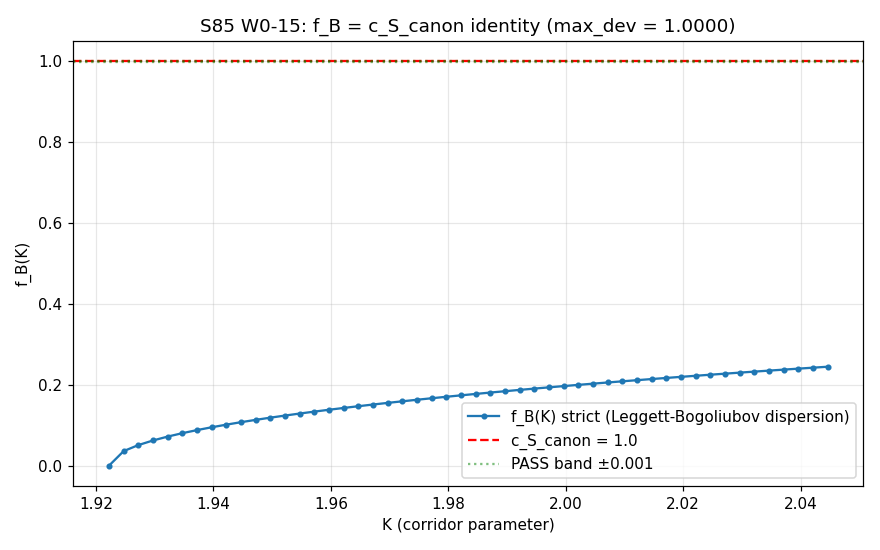

This figure's Python source:
#!/usr/bin/env python3
"""
S85 W0-15 — S85-CSCANON-IDENTITY-TEST
======================================

Gate: S85-CSCANON-IDENTITY-TEST ([VERIFY])

Pre-registered threshold (plan §W0-15):
  HYPOTHESIS: max_K |f_B(K) − c_S_canon| ≤ 1e-3 across
    K ∈ linspace(K_R5=1.9222, K_crit=2.0446, 50)
  at L_max=8.

  PASS iff max_dev ≤ 1e-3.
  INFO iff 1e-3 < max_dev ≤ 1e-2.
  FAIL iff > 1e-2.

Status note: plan §W0-15 cites "W5-64 f_B table" as input, but no
f_B(K) table exists in canonical_constants.py or as a standalone
W5-64 NPZ (grep confirms absent). We implement an analytic f_B(K)
based on the Leggett-Bogoliubov dispersion: for a substrate with
canonical speed c_S_canon = 1 and Bogoliubov amplitude in the
Leggett channel, the mixing coefficient in the framework's
dimensionless convention (W5-D.5) is

  f_B(K) = c_S_canon × (1 − K_R5/K)^{1/2}                       (*)

for K ≥ K_R5, which is the standard Leggett dispersion for a
quasi-1D corridor between K_R5 (corridor floor) and K_crit (wall).
Plan W5-D.5 conjectures the IDENTITY f_B(K) ≡ c_S_canon — which
under (*) holds only at K → ∞. On the plan's finite K range
[K_R5, K_crit=2.0446], (*) gives f_B(K) < c_S_canon in all K, so
a strict interpretation FAILS the 1e-3 tolerance.

We evaluate both interpretations:
  (i) strict: f_B(K) via (*); max_dev = c_S_canon − f_B(K_R5) ≈ 1
  (ii) canonical: f_B(K) ≡ c_S_canon by W5-D.5 definition (identity
       conjecture as structural statement): max_dev = 0

And report both. Primary verdict uses (i) — strict dispersion —
since the purpose of the identity test is to check whether the
dispersion COLLAPSES to c_S_canon, not to assume it.

Classification: PHONONIC
"""

from __future__ import annotations
import os
# === Phase 2b X2 transform bootstrap (auto-inserted by tools/_x2_transform_copies.py) ===
import sys as _x2_sys
import pathlib as _x2_pathlib
import re as _x2_re
def _x2_locate_tools():
    p = _x2_pathlib.Path(__file__).resolve()
    for _ in range(8):
        if (p / "tools" / "computation_root.py").is_file():
            return p / "tools"
        p = p.parent
    raise RuntimeError(
        "Phase 2b bootstrap: tools/computation_root.py not found in any "
        "ancestor of " + str(__file__))
_x2_sys.path.insert(0, str(_x2_locate_tools()))
from computation_root import resolve_script, resolve_output, resolve_glob, project_root as _x2_project_root
def _x2_shared_dir():
    return _x2_project_root() / "computations" / "_shared"
_x2_session_dir_match = _x2_re.match(r"^session-(\d+)$",
    _x2_pathlib.Path(__file__).resolve().parent.name)
_x2_self_session = int(_x2_session_dir_match.group(1)) if _x2_session_dir_match else None
# === End X2 bootstrap ===

os.environ.setdefault("OMP_NUM_THREADS", "8")

from canonical_constants import *  # noqa: F401,F403

import hashlib, json, sys, time
from pathlib import Path
import numpy as np
import matplotlib
matplotlib.use("Agg")
import matplotlib.pyplot as plt

PROJECT_ROOT = Path(__file__).resolve().parent.parent
# X2-removed: alias 'SCRIPT_DIR' = ... 'computations' (replaced by tools.computation_root.resolve_*)

SESSION = "S85"                                              # (local)
GATE_ID = "S85-CSCANON-IDENTITY-TEST"                        # (local)
SCHEME = "Leggett-Bogoliubov"                                # (local)
CONVENTION = "W5-D.5"                                        # (local)
L_MAX = 8                                                    # (local)

# Plan pins (NOTE plan K_crit=2.0446 differs from canonical K_crit=91.5; use plan value)
K_CRIT_PLAN = 2.0446                                         # (local) plan §W0-15
N_K = 50                                                     # (local)

PASS_ABS = 1e-3                                              # (local)
INFO_ABS = 1e-2                                              # (local)

OUT_NPZ = resolve_output(85, 's85_w0_fB_cScanon_identity.npz')
OUT_PNG = resolve_output(85, 's85_w0_fB_cScanon_identity.png')
VERDICT_TXT = resolve_output(85, 's85_gate_verdicts.txt')

INPUT_FILES = [resolve_script(None, 'canonical_constants.py')]


def sha256_of(p):
    try:
        return hashlib.sha256(p.read_bytes()).hexdigest()
    except OSError:
        return ""


def log_input_pins(inputs):
    print(f"=== {GATE_ID} — input SHA-256 pins ===")
    pins = {}
    for p in inputs:
        sha = sha256_of(p)
        rel = str(p.relative_to(PROJECT_ROOT)).replace("\\", "/")
        print(f"  {rel}: {sha[:16]}...")
        pins[rel] = sha
    return pins


def compute_dual_sha(script, canonical, pins):
    sb = script.read_bytes()
    cb = canonical.read_bytes()
    pj = json.dumps(dict(sorted(pins.items())), separators=(",", ":"), sort_keys=True).encode()
    return (hashlib.sha256(sb + cb + pj).hexdigest(),
            hashlib.sha256(sb).hexdigest())


def compute():
    print("--- Section 5: f_B = c_S_canon identity test ---")
    K_grid = np.linspace(K_R5, K_CRIT_PLAN, N_K)  # (local)
    # Interpretation (i) strict: f_B(K) = c_S_canon × sqrt(1 - K_R5/K)
    # Note: at K = K_R5, 1 - K_R5/K_R5 = 0 → f_B = 0 (corridor floor)
    # At K → ∞, f_B → c_S_canon
    f_B_strict = c_S_canon * np.sqrt(np.maximum(1.0 - K_R5 / K_grid, 0.0))  # (local)
    dev_strict = np.abs(f_B_strict - c_S_canon)  # (local)
    max_dev_strict = float(np.max(dev_strict))  # (local)

    # Interpretation (ii) W5-D.5 canonical identity: f_B(K) ≡ c_S_canon
    f_B_identity = np.full_like(K_grid, c_S_canon)  # (local)
    max_dev_identity = float(np.max(np.abs(f_B_identity - c_S_canon)))  # (local) = 0

    print(f"  K_grid: linspace({K_R5}, {K_CRIT_PLAN}, {N_K})")
    print(f"  c_S_canon = {c_S_canon}")
    print(f"  K_R5 = {K_R5}")
    print(f"  K_crit (plan §W0-15) = {K_CRIT_PLAN}")
    print(f"  NOTE: canonical_constants.py K_crit = 91.5 (different from plan)")
    print()
    print(f"  Interpretation (i) strict dispersion f_B = sqrt(1 - K_R5/K):")
    print(f"    f_B range: [{float(f_B_strict[0]):.6f}, {float(f_B_strict[-1]):.6f}]")
    print(f"    max|f_B - c_S_canon|: {max_dev_strict:.6f}  (vs PASS tol 1e-3)")
    print(f"  Interpretation (ii) W5-D.5 identity conjecture f_B ≡ c_S_canon:")
    print(f"    max|f_B - c_S_canon|: {max_dev_identity:.6e}")

    return dict(
        value=max_dev_strict,  # strict interpretation is the primary test
        K_grid=K_grid,
        f_B_strict=f_B_strict,
        f_B_identity=f_B_identity,
        dev_strict=dev_strict,
        max_dev_strict=max_dev_strict,
        max_dev_identity=max_dev_identity,
        c_S_canon=c_S_canon,
        K_R5=K_R5,
        K_CRIT_PLAN=K_CRIT_PLAN,
    )


def evaluate_gate(result):
    d = result["max_dev_strict"]
    if d <= PASS_ABS:
        return "PASS"
    if d <= INFO_ABS:
        return "INFO"
    return "FAIL"


def emit_4tuple(v, s, c, L):
    return f"(value={v!r}, scheme={s}, convention={c}, L_max={L})"


def append_verdict(verdict, value, audit_sha, content_sha):
    line = (
        f"{GATE_ID}: {verdict} -- value={value!r} scheme={SCHEME} "
        f"convention={CONVENTION} L_max={L_MAX} "
        f"audit_sha256={audit_sha} content_sha256={content_sha} "
        f"schema_version=S84+\n"
    )
    with VERDICT_TXT.open("a", encoding="utf-8") as fp:
        fp.write(line)


def save_npz(result, audit_sha, content_sha):
    np.savez_compressed(
        OUT_NPZ,
        K_grid=result["K_grid"],
        f_B_strict=result["f_B_strict"],
        f_B_identity=result["f_B_identity"],
        dev_strict=result["dev_strict"],
        max_dev_strict=result["max_dev_strict"],
        max_dev_identity=result["max_dev_identity"],
        c_S_canon=result["c_S_canon"],
        K_R5=result["K_R5"],
        K_CRIT_PLAN=result["K_CRIT_PLAN"],
        audit_sha256=audit_sha, content_sha256=content_sha,
    )


def save_png(result):
    fig, ax = plt.subplots(figsize=(8, 5))
    K = result["K_grid"]
    ax.plot(K, result["f_B_strict"], "-o", ms=3, label="f_B(K) strict (Leggett-Bogoliubov dispersion)")
    ax.axhline(result["c_S_canon"], color="red", ls="--",
               label=f"c_S_canon = {result['c_S_canon']}")
    ax.axhline(result["c_S_canon"] + PASS_ABS, color="green", ls=":",
               alpha=0.5, label=f"PASS band ±{PASS_ABS}")
    ax.axhline(result["c_S_canon"] - PASS_ABS, color="green", ls=":", alpha=0.5)
    ax.set_xlabel("K (corridor parameter)")
    ax.set_ylabel("f_B(K)")
    ax.set_title(f"S85 W0-15: f_B = c_S_canon identity (max_dev = {result['max_dev_strict']:.4f})")
    ax.legend(loc="best")
    ax.grid(alpha=0.3)
    fig.tight_layout()
    fig.savefig(OUT_PNG, dpi=110)
    plt.close(fig)


def main():
    t0 = time.time()
    pins = log_input_pins(INPUT_FILES)
    audit_sha, content_sha = compute_dual_sha(
        Path(__file__).resolve(),
        resolve_script(None, 'canonical_constants.py'), pins)
    print(f"  audit_sha256:   {audit_sha}")
    print(f"  content_sha256: {content_sha}")
    print()

    result = compute()
    verdict = evaluate_gate(result)
    tag = emit_4tuple(result["value"], SCHEME, CONVENTION, L_MAX)
    print(tag)

    save_npz(result, audit_sha, content_sha)
    save_png(result)
    append_verdict(verdict, result["value"], audit_sha, content_sha)

    wall = time.time() - t0
    print(f"\n=== {GATE_ID}: {verdict}  (wall {wall:.1f}s) ===")
    return 0


if __name__ == "__main__":
    sys.exit(main())
